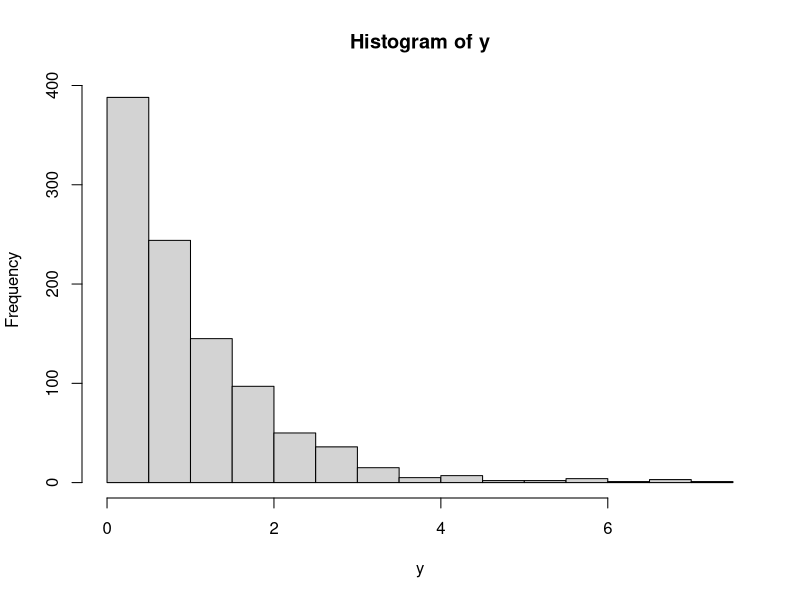

Write R code to recreate this figure.
## ---- chunk 1
knitr::opts_chunk$set(echo = TRUE)
## ---- chunk 2
lambda <- 1
x <- runif(1000)
y <- -1/lambda *log(1-x)
hist(y)
